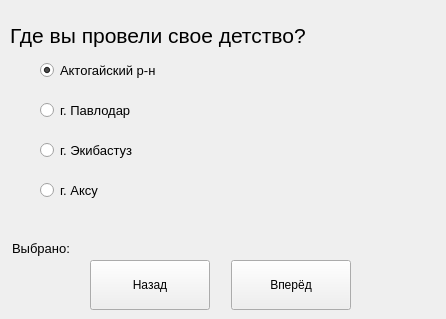
<?xml version="1.0" encoding="UTF-8"?>
<ui version="4.0">
 <class>MainWindow</class>
 <widget class="QMainWindow" name="MainWindow">
  <property name="geometry">
   <rect>
    <x>0</x>
    <y>0</y>
    <width>446</width>
    <height>319</height>
   </rect>
  </property>
  <property name="minimumSize">
   <size>
    <width>446</width>
    <height>319</height>
   </size>
  </property>
  <property name="maximumSize">
   <size>
    <width>446</width>
    <height>319</height>
   </size>
  </property>
  <property name="windowTitle">
   <string>MainWindow</string>
  </property>
  <widget class="QWidget" name="centralwidget">
   <widget class="QPushButton" name="btn_back">
    <property name="geometry">
     <rect>
      <x>90</x>
      <y>260</y>
      <width>120</width>
      <height>50</height>
     </rect>
    </property>
    <property name="font">
     <font>
      <family>Segoe UI</family>
     </font>
    </property>
    <property name="text">
     <string>Назад</string>
    </property>
   </widget>
   <widget class="QLabel" name="label_img">
    <property name="geometry">
     <rect>
      <x>170</x>
      <y>43</y>
      <width>241</width>
      <height>181</height>
     </rect>
    </property>
    <property name="text">
     <string/>
    </property>
   </widget>
   <widget class="QPushButton" name="btn_next">
    <property name="geometry">
     <rect>
      <x>231</x>
      <y>260</y>
      <width>120</width>
      <height>50</height>
     </rect>
    </property>
    <property name="font">
     <font>
      <family>Segoe UI</family>
     </font>
    </property>
    <property name="text">
     <string>Вперёд</string>
    </property>
   </widget>
   <widget class="QLabel" name="label_task">
    <property name="geometry">
     <rect>
      <x>10</x>
      <y>20</y>
      <width>331</width>
      <height>31</height>
     </rect>
    </property>
    <property name="font">
     <font>
      <family>Segoe UI</family>
      <pointsize>16</pointsize>
     </font>
    </property>
    <property name="text">
     <string>Где вы провели свое детство?</string>
    </property>
   </widget>
   <widget class="QLabel" name="label_selected">
    <property name="geometry">
     <rect>
      <x>12</x>
      <y>240</y>
      <width>321</width>
      <height>16</height>
     </rect>
    </property>
    <property name="font">
     <font>
      <family>Segoe UI</family>
      <pointsize>10</pointsize>
     </font>
    </property>
    <property name="text">
     <string>Выбрано:</string>
    </property>
   </widget>
   <widget class="QRadioButton" name="radioButton_4">
    <property name="geometry">
     <rect>
      <x>40</x>
      <y>180</y>
      <width>111</width>
      <height>20</height>
     </rect>
    </property>
    <property name="font">
     <font>
      <family>Segoe UI</family>
      <pointsize>10</pointsize>
     </font>
    </property>
    <property name="text">
     <string>г. Аксу</string>
    </property>
   </widget>
   <widget class="QRadioButton" name="radioButton_2">
    <property name="geometry">
     <rect>
      <x>40</x>
      <y>100</y>
      <width>111</width>
      <height>20</height>
     </rect>
    </property>
    <property name="font">
     <font>
      <family>Segoe UI</family>
      <pointsize>10</pointsize>
     </font>
    </property>
    <property name="text">
     <string>г. Павлодар</string>
    </property>
   </widget>
   <widget class="QRadioButton" name="radioButton_1">
    <property name="geometry">
     <rect>
      <x>40</x>
      <y>60</y>
      <width>161</width>
      <height>20</height>
     </rect>
    </property>
    <property name="font">
     <font>
      <family>Segoe UI</family>
      <pointsize>10</pointsize>
     </font>
    </property>
    <property name="text">
     <string>Актогайский р-н</string>
    </property>
    <property name="checked">
     <bool>true</bool>
    </property>
   </widget>
   <widget class="QRadioButton" name="radioButton_3">
    <property name="geometry">
     <rect>
      <x>40</x>
      <y>140</y>
      <width>121</width>
      <height>20</height>
     </rect>
    </property>
    <property name="font">
     <font>
      <family>Segoe UI</family>
      <pointsize>10</pointsize>
     </font>
    </property>
    <property name="text">
     <string>г. Экибастуз</string>
    </property>
   </widget>
  </widget>
 </widget>
 <resources/>
 <connections/>
</ui>
